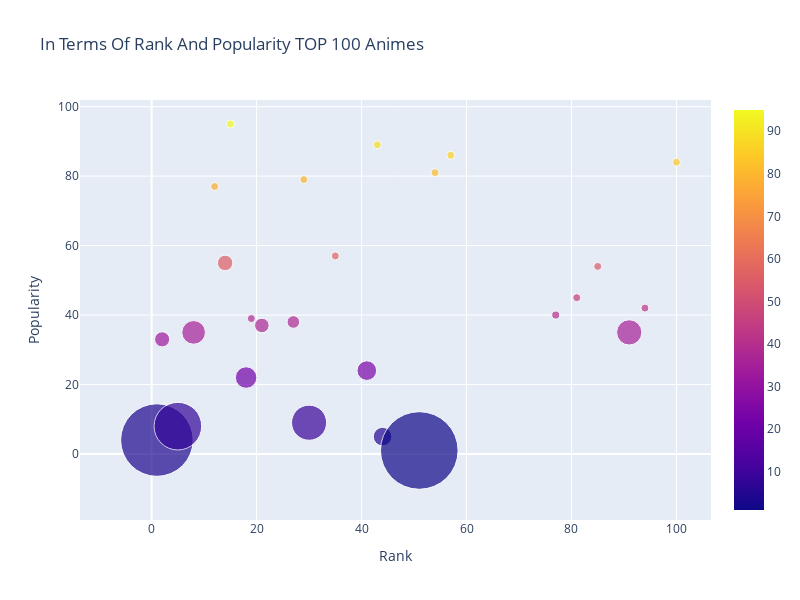

The notebook cell this image was saved under:
### Code cell
data = [
    {
        'y':popularity_and_rank_100["popularity"],
        'x': popularity_and_rank_100["rank"],
        'mode': 'markers',
        'marker': {
            'color': popularity_and_rank_100["popularity"],
            'size':  popularity_and_rank_100["point"],
            'showscale': True,
            'sizemin':4
        },
        "text" :  popularity_and_rank_100["title"]
    }
]

layout = go.Layout(title='In Terms Of Rank And Popularity TOP 100 Animes',
                   xaxis=dict(title='Rank'),
                   yaxis=dict( title='Popularity'),
                   autosize=False,
                   width=800,
                   height=600
)

fig = go.Figure(data=data, layout=layout)
iplot(fig)

### Figure 1 — Plotly figure (JSON) as saved in the notebook; plotly's stock layout.template omitted (floating-point values rounded to 4 significant figures)
{"data": [{"marker": {"color": [4, 33, 8, 35, 77, 55, 95, 22, 39, 37, 38, 79, 9, 57, 24, 89, 5, 1, 81, 86, 40, 45, 54, 35, 42, 84], "showscale": true, "size": [72.54, 15.12, 47.63, 23.66, 5.307, 15.51, 4.317, 21.53, 6.855, 14.57, 12.6, 3.139, 35.1, 3.582, 19.67, 2.845, 18.57, 77.63, 2.971, 5.717, 8.01, 7.198, 4.689, 25.25, 5.578, 2.073], "sizemin": 4}, "mode": "markers", "text": ["Fullmetal Alchemist: Brotherhood", "Kimi no Na wa.", "Steins;Gate", "Hunter x Hunter (2011)", "Koe no Katachi", "Clannad: After Story", "Gintama", "Code Geass: Hangyaku no Lelouch R2", "Sen to Chihiro no Kamikakushi", "Shigatsu wa Kimi no Uso", "Cowboy Bebop", "Mononoke Hime", "Code Geass: Hangyaku no Lelouch", "Boku no Hero Academia 2nd Season", "Tengen Toppa Gurren Lagann", "Howl no Ugoku Shiro", "One Punch Man", "Death Note", "Fate/Zero 2nd Season", "Haikyuu!!", "Boku dake ga Inai Machi", "Ano Hi Mita Hana no Namae wo Bokutachi wa Mada Shiranai.", "Shokugeki no Souma", "One Piece", "Kiseijuu: Sei no Kakuritsu", "Mob Psycho 100"], "type": "scatter", "x": [1, 2, 5, 8, 12, 14, 15, 18, 19, 21, 27, 29, 30, 35, 41, 43, 44, 51, 54, 57, 77, 81, 85, 91, 94, 100], "y": [4, 33, 8, 35, 77, 55, 95, 22, 39, 37, 38, 79, 9, 57, 24, 89, 5, 1, 81, 86, 40, 45, 54, 35, 42, 84]}], "layout": {"autosize": false, "height": 600, "title": {"text": "In Terms Of Rank And Popularity TOP 100 Animes"}, "width": 800, "xaxis": {"title": {"text": "Rank"}}, "yaxis": {"title": {"text": "Popularity"}}}}
